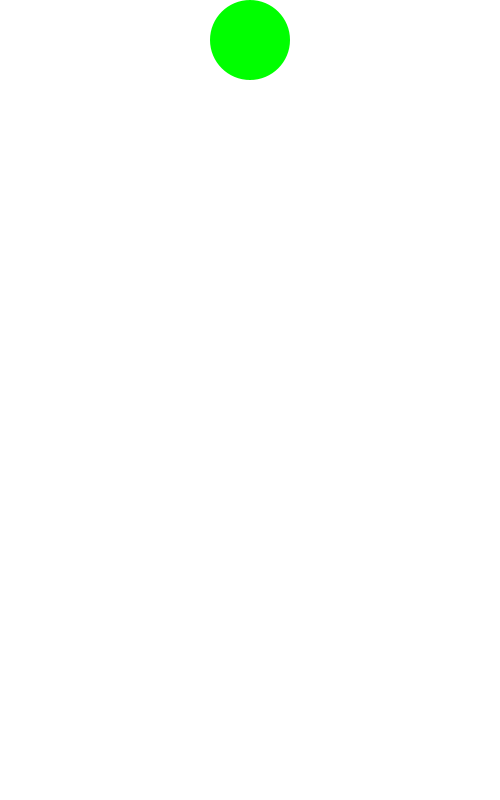
Frame 1 (no input)
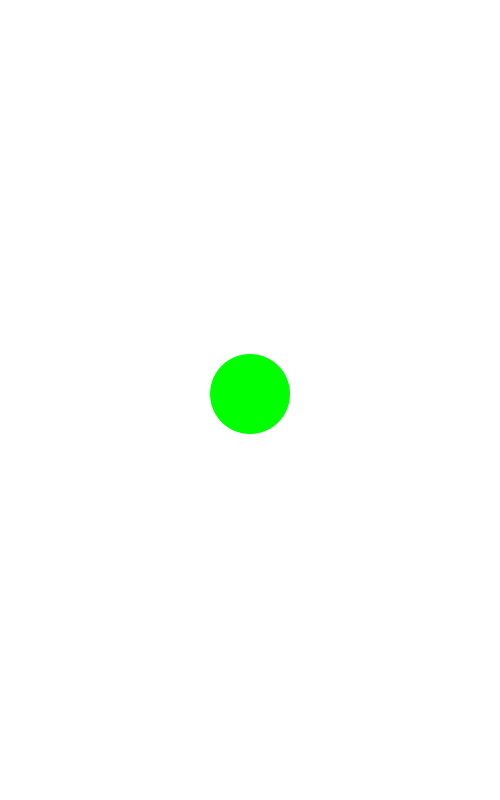
Frame 60 (the mouse pressed at the canvas centre just before this capture)
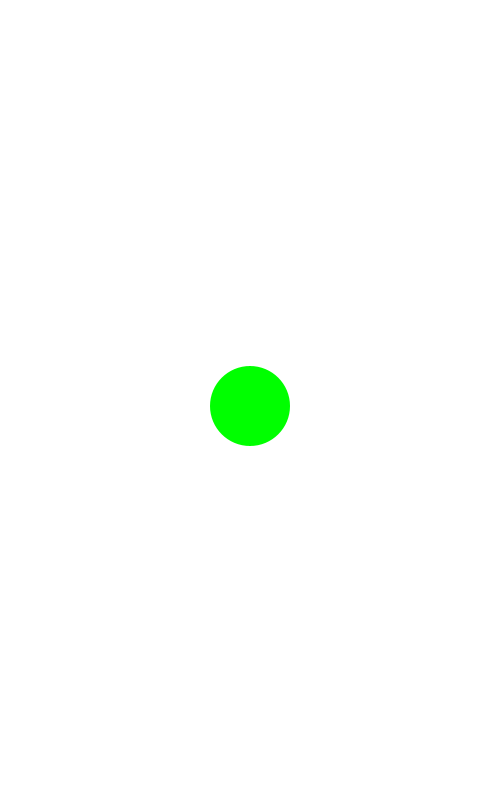
Frame 120 (the mouse held since frame 60 and released just before this capture)

The Processing sketch that drew these frames (run headless with seeded random() and noise(); from frame 60 on, the mouse is pressed at the canvas centre):

// Processing sketch: processing_161681
// ── processing_161681.pde

//Variables Declared
int x;
int y;
int xSpeed;
int ySpeed;
int newSpeed;
int circSize;
int halfCirc;
int bgColor;
int downSpeed;
int upSpeed;
int bounceLimit;
int bounceTop;

void setup() {

  size (500, 800);
  
  circSize = 80;
  halfCirc = circSize/2;
  
  x = width/2;
  y = halfCirc;
  downSpeed = 6;
  upSpeed = -4;
  bounceTop = halfCirc;
  bounceLimit = height/6;

  bgColor = 255;
  
}


void draw() {
  
  background (bgColor);
  
  fill(0,255,0);
  noStroke();
  y = y+ySpeed;
  ellipse(x,y,circSize,circSize);
  
  //Initial Fall
  if (y <= halfCirc){
    ySpeed = downSpeed;
  }
  
  //Bounce
  if (y >= height-halfCirc){
    ySpeed = upSpeed;
    bounceLimit = (bounceLimit+(bounceLimit/6));
    bgColor = int(random(255));
  }
  
  //Bounce loop
  if (y <= bounceLimit){
    ySpeed = downSpeed;
  }
  
  //Stop bouncing!
  if ((bounceLimit >= height-halfCirc) && (y >= height-halfCirc)){
    ySpeed = 0;
    y = height-halfCirc;
  }
  
  
  //Hover mouse over ball to grab/drag -- move mouse quickly off of ball to release
  if (((mouseX >= x-halfCirc) && (mouseX <= x+halfCirc)) && ((mouseY >= y-halfCirc) && (mouseY <= y+halfCirc))){
     x = mouseX;
     y = mouseY;
   }
  
}
  

/* void mousePressed(){
   if (((mouseX >= x-halfCirc) && (mouseX <= x+halfCirc)) && ((mouseY >= y-halfCirc) && (mouseY <= y+halfCirc))){
     x = mouseX;
     y = mouseY;
   }
 }
 */
  
